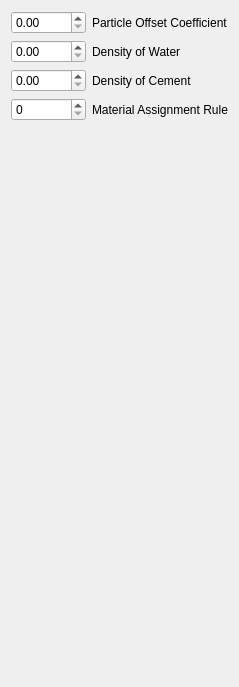
        <widget class="QWidget" name="page">
         <layout class="QGridLayout" name="gridLayout_7">
          <item row="0" column="0">
           <layout class="QHBoxLayout" name="horizontalLayout_36">
            <item>
             <widget class="QDoubleSpinBox" name="doubleSpinBox_24">
              <property name="sizePolicy">
               <sizepolicy hsizetype="Fixed" vsizetype="Fixed">
                <horstretch>0</horstretch>
                <verstretch>0</verstretch>
               </sizepolicy>
              </property>
              <property name="minimumSize">
               <size>
                <width>75</width>
                <height>20</height>
               </size>
              </property>
              <property name="suffix">
               <string/>
              </property>
              <property name="maximum">
               <double>1.000000000000000</double>
              </property>
              <property name="singleStep">
               <double>0.010000000000000</double>
              </property>
             </widget>
            </item>
            <item>
             <widget class="QLabel" name="label_14">
              <property name="text">
               <string>Particle Offset Coefficient</string>
              </property>
             </widget>
            </item>
           </layout>
          </item>
          <item row="1" column="0">
           <layout class="QHBoxLayout" name="horizontalLayout_37">
            <item>
             <widget class="QDoubleSpinBox" name="doubleSpinBox_25">
              <property name="sizePolicy">
               <sizepolicy hsizetype="Fixed" vsizetype="Fixed">
                <horstretch>0</horstretch>
                <verstretch>0</verstretch>
               </sizepolicy>
              </property>
              <property name="minimumSize">
               <size>
                <width>75</width>
                <height>20</height>
               </size>
              </property>
              <property name="suffix">
               <string/>
              </property>
              <property name="maximum">
               <double>1.000000000000000</double>
              </property>
              <property name="singleStep">
               <double>0.010000000000000</double>
              </property>
             </widget>
            </item>
            <item>
             <widget class="QLabel" name="label_15">
              <property name="text">
               <string>Density of Water</string>
              </property>
             </widget>
            </item>
           </layout>
          </item>
          <item row="2" column="0">
           <layout class="QHBoxLayout" name="horizontalLayout_38">
            <item>
             <widget class="QDoubleSpinBox" name="doubleSpinBox_26">
              <property name="sizePolicy">
               <sizepolicy hsizetype="Fixed" vsizetype="Fixed">
                <horstretch>0</horstretch>
                <verstretch>0</verstretch>
               </sizepolicy>
              </property>
              <property name="minimumSize">
               <size>
                <width>75</width>
                <height>20</height>
               </size>
              </property>
              <property name="suffix">
               <string/>
              </property>
              <property name="maximum">
               <double>1.000000000000000</double>
              </property>
              <property name="singleStep">
               <double>0.010000000000000</double>
              </property>
             </widget>
            </item>
            <item>
             <widget class="QLabel" name="label_16">
              <property name="text">
               <string>Density of Cement</string>
              </property>
             </widget>
            </item>
           </layout>
          </item>
          <item row="3" column="0">
           <layout class="QHBoxLayout" name="horizontalLayout_39">
            <item>
             <widget class="QSpinBox" name="spinBox">
              <property name="minimumSize">
               <size>
                <width>75</width>
                <height>0</height>
               </size>
              </property>
              <property name="maximumSize">
               <size>
                <width>75</width>
                <height>16777215</height>
               </size>
              </property>
             </widget>
            </item>
            <item>
             <widget class="QLabel" name="label_17">
              <property name="text">
               <string>Material Assignment Rule</string>
              </property>
             </widget>
            </item>
           </layout>
          </item>
          <item row="4" column="0">
           <spacer name="spacer">
            <property name="orientation">
             <enum>Qt::Vertical</enum>
            </property>
            <property name="sizeHint" stdset="0">
             <size>
              <width>20</width>
              <height>555</height>
             </size>
            </property>
           </spacer>
          </item>
         </layout>
        </widget>
